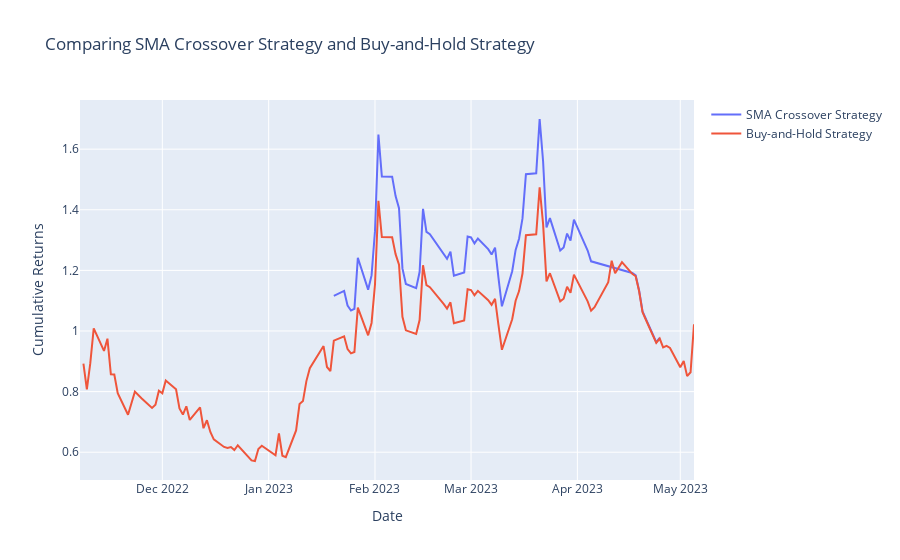

The notebook cell saved with this chart:
### Markdown cell above
# Plot Comparison

### Code cell
# Define the SMA Crossover strategy trace
sma_crossover_strategy = go.Scatter(
    x=holding_returns.index,
    y=cumulative_strategy_returns,
    mode='lines',
    name='SMA Crossover Strategy'
)

# Define the buy-and-hold strategy trace
buy_and_hold_strategy = go.Scatter(
    x=buy_and_hold_cumulative_returns.index,
    y=buy_and_hold_cumulative_returns,
    mode='lines',
    name='Buy-and-Hold Strategy'
)

# Define the layout
layout = go.Layout(
    title=dict(text='Comparing SMA Crossover Strategy and Buy-and-Hold Strategy'),
    xaxis=dict(title='Date'),
    yaxis=dict(title='Cumulative Returns'),
)

# Create the figure
fig = go.Figure(data=[sma_crossover_strategy, buy_and_hold_strategy], layout=layout)

# Display the figure
fig.show()
